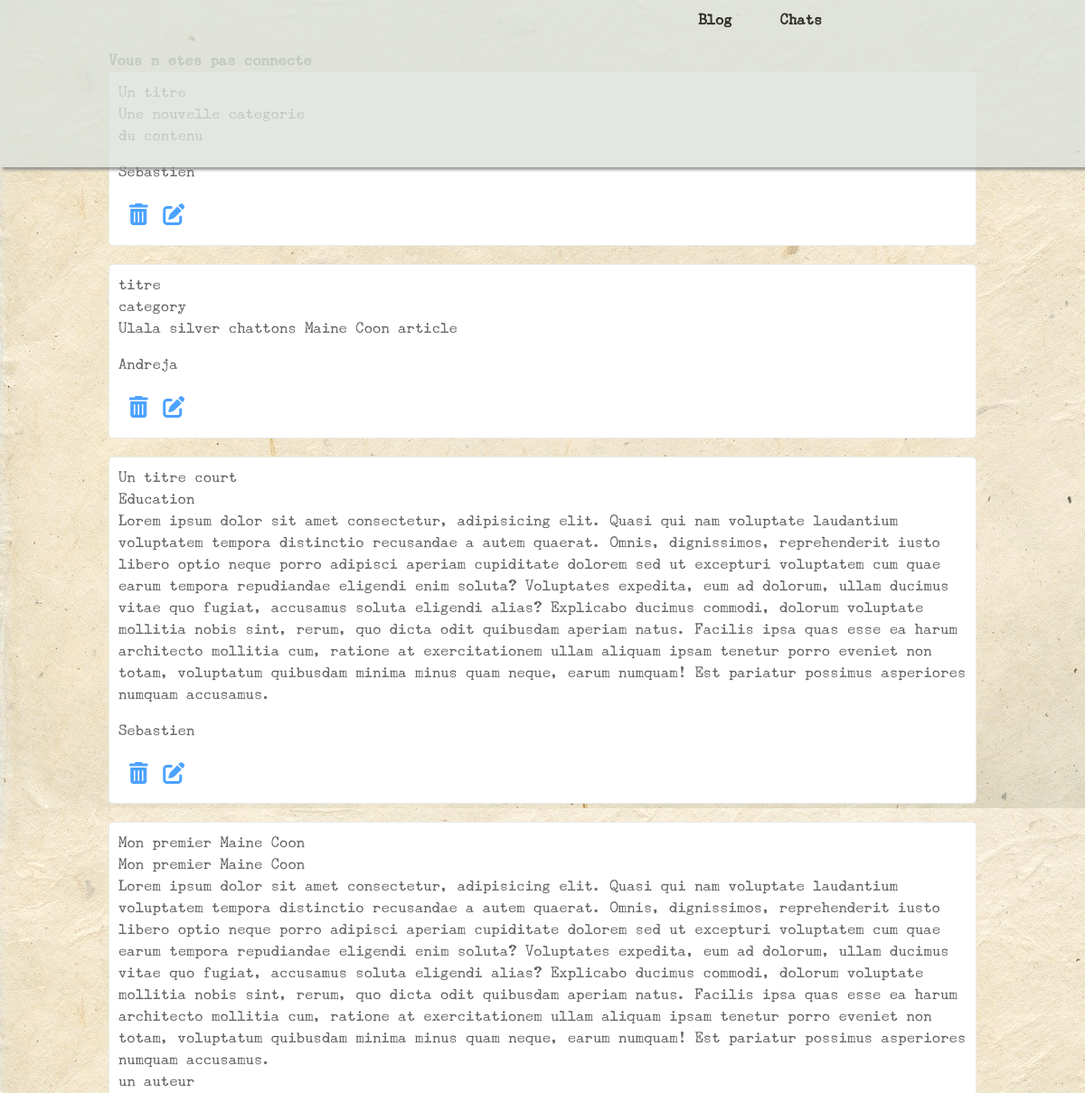
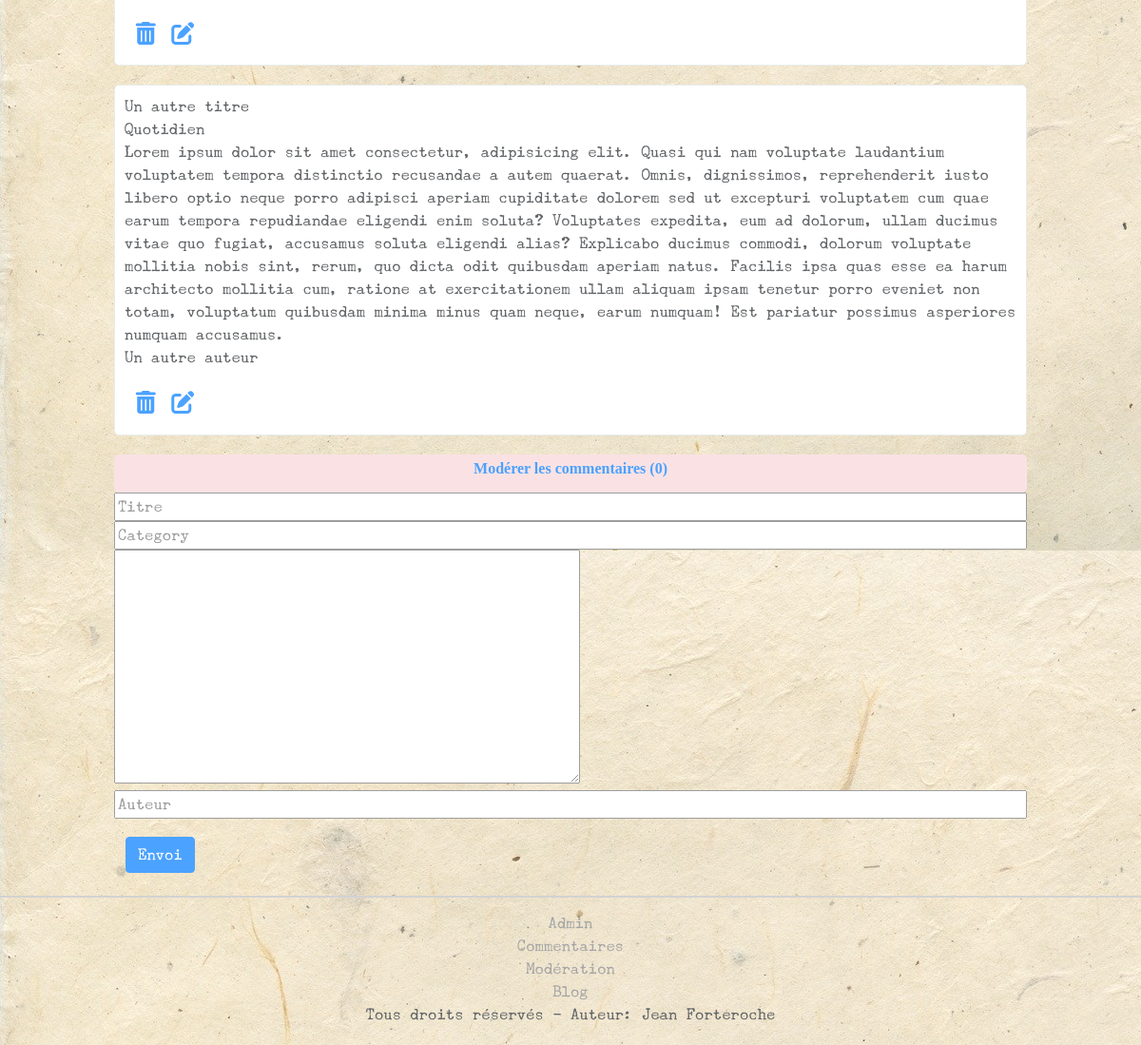
Screenshot of /index.php?action=admin with the database file from the repository (2 pictures, top to bottom).
### tables this page shows
CREATE TABLE IF NOT EXISTS `posts` (
  `id` int(11) NOT NULL AUTO_INCREMENT,
  `article` text NOT NULL,
  `creation_date` datetime NOT NULL DEFAULT CURRENT_TIMESTAMP,
  `title` varchar(250) NOT NULL,
  `author` varchar(150) NOT NULL,
  `category` varchar(150) NOT NULL,
  PRIMARY KEY (`id`)
);

### controller/controller.php (called while the page is built, shortened)
<?php
require_once('./model/PostManager.php');
require_once('./model/CommentManager.php');
function listPostsAdmin(){
    $postManager = new \Sebastien\Blog\Model\PostManager();
    $posts = $postManager->getAllPostsAdmin();
    require('./view/backend/admin_view.php');
}

### model/PostManager.php (called while the page is built, shortened)
<?php
class PostManager extends Manager
{
  public function getAllPostsAdmin(){
         $db = $this->dbConnect();
         $getAllPostsAdmin = $db->query("SELECT * FROM posts ORDER BY id DESC LIMIT 0,5");
         return $getAllPostsAdmin;
  }
}

### model/CommentManager.php (called while the page is built, shortened)
<?php
class CommentManager extends Manager{
	public function countReportedComments(){
			$db = $this->dbConnect();
			$reponse =  $db->query("SELECT COUNT(*) AS nb_comments FROM reported_comments");
			$donnees = $reponse->fetch();
			$nb_comments = $donnees['nb_comments'];
			return $nb_comments;
	}
}

### view/backend/admin_view.php (the view, shortened to what this page needs)
<div class="content_size">
	<div id="top"></div>
<?php
if(isset($_SESSION['username'])){
  echo '<div id="welcome_message">Bienvenue ' .$_SESSION['username']. '!</div>';
}else{
    echo '<div id="welcome_message">Vous n etes pas connecte</div>';
}
?>
<table border=1>
		<?php
			while($row= $posts->fetch(PDO::FETCH_ASSOC)) {
			?>
			<div class="present">
				<div class="text_back"><?php echo $row['title'];?></div>
				<div class="text_back"><?php echo $row['category'];?></div>
				<div class="text_back"><?php echo $row['article'];?></div>
				<div class="text_back"><?php echo $row['author'];?></div>
				<div class="together">
					<div class="button_one_back">
						<a href="index.php?action=deletePost&amp;id=<?php echo $row['id'];?>" id="confirmation">
			   				<span class="fas fa-trash-alt"></span>
			   			</a>
					</div>
					<div class="button_two_back">
						<a href="index.php?action=edit&amp;id=<?php echo $row['id'];?>" id="control_four">
			   				<span class="fas fa-edit"></span>
			   			</a>
					</div>
				</div>
			</div>
			<?php
			}
			?>
<div class="id_comment">
	<a href="index.php?action=moderate">Modérer les commentaires (<?php $commentManager = new \Sebastien\Blog\Model\CommentManager();
    echo $nb_comments = $commentManager->countReportedComments(); ?>)</a>
</div>
<form action="index.php?action=addPost" method="post">
	<div id="edit_block">
		<input type="text" name="title" id="title" rows="1" cols="50" maxlength="250" placeholder="Titre">
		<input type="text" name="category" id="category" rows="1" cols="50" maxlength="250" placeholder="Category">
		<textarea name="article" id="article"  rows="10" cols="50" maxlength="250" placeholder="Ecrivez vos articles ici.">
		</textarea>
		<input type="text" name="author" id="author" rows="1" cols="50" maxlength="250" placeholder="Auteur">
	</div>
	<p>
		<input class="btn btn-primary" name="button_form" id="button_form" type="submit" value="Envoi">
	</p>
</form>
</div>
<?php require('template_backend.php'); ?>

### public/css/style.css (style rules this page uses)
html { scroll-behavior: smooth; }
body { margin-left: auto; margin-right: auto; font-family: 'Underwood Champion', Arial, Verdana, sans-serif; }
#top { height: 6em; }
.id_comment { width: 80%; height: 40px; margin-left: 10%; font-family: Verdana; text-align: center; background-color: rgb(248, 215, 218); border-radius: 5px; line-height: 30px; font-weight: bold; }
.button_one_back, .button_three_back { position: absolute; height: 30px; width: 5%; }
.button_two_back, .button_four_back { position: absolute; left: 4%; height: 30px; width: 5%; }
.button_one_back span, .button_two_back span, .button_three_back span { position: relative; }
.present { position: relative; font-family: 'Underwood Champion', Verdana, sans-serif; background-color: white; font-size: 1em; margin-top: 2%; margin: 0 auto; width: 80%; height: auto; text-align: left; padding: 10px; border: solid rgb(224, 229, 225) 1px; border-radius: 5px; margin-bottom: 20px; }
span { margin-left: 25%; margin-top: 10%; font-size: 1.5em; }
.together { position: relative; margin-top:2%; height: 40px; }
#confirmation,#controle_four { position: relative; }
#button_form { margin-left: 11%; margin-top: 1%; }
#edit_block { width: 80%; margin: 0 auto; height: 350px; }
#welcome_message { width: 80%; margin: 0 auto; font-weight: bold; }
#title, #author, #category { width: 100%; }
.content_size { min-height: 1200px; background-image: url(../images/alaska_img6.jpg); background-repeat: repeat; position: relative; padding-bottom: 20px; width: 100%; margin: 0 auto; top: 0%; z-index:10; opacity: 0.7; }
#top { height:55px; width: 100%; }
table { font-family: arial, sans-serif; font-size: 0.8rem; border-collapse: collapse; width: 80%; margin: 0 auto; }

### rows the page displays
posts: author "Sebastien"
posts: title "titre", category "category", article "Ulala silver chattons Maine Coon article", author "Andreja"
posts: title "Un titre court", category "Education", article "Lorem ipsum dolor sit amet consectetur, adipisicing elit. Quasi qui nam voluptate laudantium voluptatem tempora distinctio recusandae a autem quaerat. Omnis, dignissimos, reprehenderit iusto libero optio neque porro adipisci aperiam cupiditate dolorem sed ut excepturi voluptatem cum quae earum tempora repudiandae eligendi enim soluta? Voluptates expedita, eum ad dolorum, ullam ducimus vitae quo fugiat, accusamus soluta eligendi alias? Explicabo ducimus commodi, dolorum voluptate mollitia nobis sint, rerum, quo dicta odit quibusdam aperiam natus. Facilis ipsa quas esse ea harum architecto mollitia cum, ratione at exercitationem ullam aliquam ipsam tenetur porro eveniet non totam, voluptatum…", author "Sebastien"
posts: title "Mon premier Maine Coon", category "Mon premier Maine Coon", article "Lorem ipsum dolor sit amet consectetur, adipisicing elit. Quasi qui nam voluptate laudantium voluptatem tempora distinctio recusandae a autem quaerat. Omnis, dignissimos, reprehenderit iusto libero optio neque porro adipisci aperiam cupiditate dolorem sed ut excepturi voluptatem cum quae earum tempora repudiandae eligendi enim soluta? Voluptates expedita, eum ad dolorum, ullam ducimus vitae quo fugiat, accusamus soluta eligendi alias? Explicabo ducimus commodi, dolorum voluptate mollitia nobis sint, rerum, quo dicta odit quibusdam aperiam natus. Facilis ipsa quas esse ea harum architecto mollitia cum, ratione at exercitationem ullam aliquam ipsam tenetur porro eveniet non totam, voluptatum…", author "un auteur"
posts: title "Un autre titre", category "Quotidien", article "Lorem ipsum dolor sit amet consectetur, adipisicing elit. Quasi qui nam voluptate laudantium voluptatem tempora distinctio recusandae a autem quaerat. Omnis, dignissimos, reprehenderit iusto libero optio neque porro adipisci aperiam cupiditate dolorem sed ut excepturi voluptatem cum quae earum tempora repudiandae eligendi enim soluta? Voluptates expedita, eum ad dolorum, ullam ducimus vitae quo fugiat, accusamus soluta eligendi alias? Explicabo ducimus commodi, dolorum voluptate mollitia nobis sint, rerum, quo dicta odit quibusdam aperiam natus. Facilis ipsa quas esse ea harum architecto mollitia cum, ratione at exercitationem ullam aliquam ipsam tenetur porro eveniet non totam, voluptatum…", author "Un autre auteur"

### other values shown
$nb_comments = $commentManager->countReportedComments() "0"
